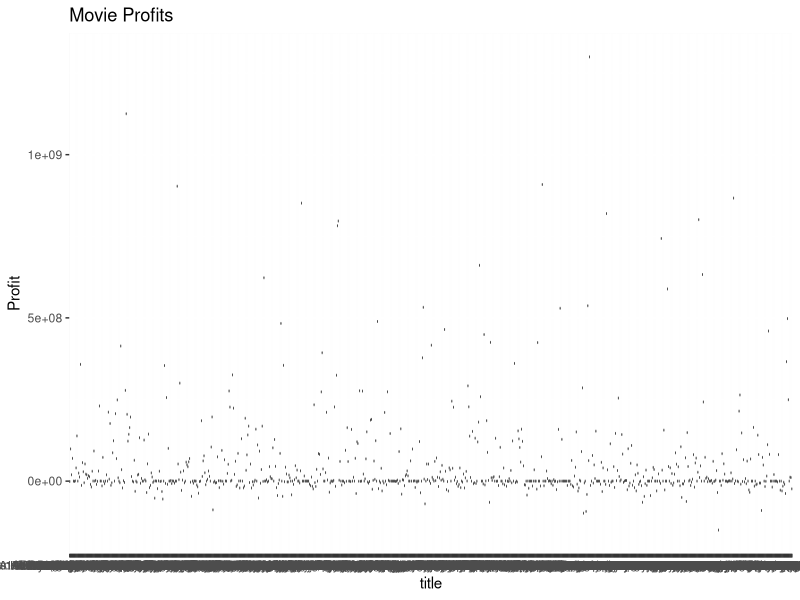

Reproduce this figure in R. (Note: this script raises an error after producing the figure.)
## ---- chunk 1
knitr::opts_chunk$set(echo = TRUE)
## ---- chunk 2
#install.packages("readr")
#install.packages("tidyverse")
library(tidyverse)
library(readr)
movies4 = read_tsv("movies4.tsv")
movies4 %>%
  count(index)
movies4
#808 observations
#19 variables
#19 subjects
#A subject consists of a multitude of information about a movie, from the title to the release year to the head actor to the vote average.
## ---- chunk 3
#Nominal variables: keywords, original_language, title, genre, first_actor, first_actor_gender, director_first_name, director_gender

#Ordinal variables: NA

#Interval variables: index, release_date, release_year, release_month, release_day

#Ratio variables: budget, popularity, revenue, runtime, vote_average, vote_count 
## ---- chunk 4
movies4 = read_tsv("movies4.tsv")
movies4 = movies4 %>%
  mutate(profits=revenue-budget)

profit_summary = movies4 %>%
  summarise(mean_profit=mean(profits, na.rm=T),
            median_profit=median(profits, na.rm=T),
            max_profit=max(profits, na.rm=T),
            min_profit=min(profits, na.rm=T)
            )
profit_summary

## ---- chunk 5
movies4 = read_tsv("movies4.tsv")

movies4 = movies4 %>%
  mutate(profits=revenue-budget)

movies4_highest = movies4 %>%
  filter(profits==max(profits, na.rm=T))%>%
  select(title, profits)
movies4_highest

movies4_lowest = movies4 %>%
  filter(profits==min(profits, na.rm=T))%>%
  select(title, profits)
movies4_lowest

## ---- chunk 6
library (ggplot2)

ggplot(movies4, aes(x = title, y = profits)) +
  geom_boxplot() +
  labs(title="Movie Profits",
       y="Profit")
boxplot_profits

quartiles = quantile(movies4$profits)
quartiles
## ---- chunk 7
movies4 = read_tsv("movies4.tsv")
movies4 = movies4 %>%
  mutate(profits=revenue-budget)
movies4 =movies4%>%
  mutate(log_profits=log(profits))

movies4%>%
  summarise(mean(log_profits, na.rm=T))
## ---- chunk 8
movies4=read_tsv("movies4.tsv")
movies4=movies4%>%
  mutate(profits=revenue-budget)%>%
  mutate(log_profits = ifelse(profits <= 0, NA, log(profits)))
movies4

movies4%>%
  summarise(mean(log_profits, na.rm=T))

ggplot(movies4, aes(y=log_profits)) +
  geom_boxplot()



## ---- chunk 9

ggplot(movies4, aes(x=runtime, y=vote_average)) +
  geom_point()

## ---- chunk 10
#WRITE YOUR CODE HERE
library(tidyverse)

y<- x %>%
  group_by(first_actor)%>%
  count(first_actor)%>%
  arrange(desc(n))

head(y,2)

## ---- chunk 11
#WRITE YOUR CODE HERE
z<- x%>%
  group_by(first_actor)%>%
  summarise(mean_r = mean(revenue, na.rm = TRUE))
z = slice(z, -(1:64))
head(z,1)

mean(x$revenue)
## ---- chunk 12
#WRITE YOUR CODE HERE

## ---- chunk 13
#WRITE YOUR CODE HERE

## ---- chunk 14
#WRITE YOUR CODE HERE

## ---- chunk 15
#WRITE YOUR CODE HERE

## ---- chunk 16
#WRITE YOUR CODE HERE

## ---- chunk 17
#WRITE YOUR CODE HERE


## ---- chunk 18
#WRITE YOUR CODE HERE


## ---- chunk 19
#WRITE YOUR CODE HERE


## ---- chunk 20
#WRITE YOUR CODE HERE


## ---- chunk 21
#WRITE YOUR CODE HERE


## ---- chunk 22
#WRITE YOUR CODE HERE


## ---- chunk 23
#WRITE YOUR CODE HERE


## ---- chunk 24
#WRITE YOUR CODE HERE

## ---- chunk 25
#WRITE YOUR CODE HERE

## ---- chunk 26
#WRITE YOUR CODE HERE

## ---- chunk 27
#WRITE YOUR CODE HERE

## ---- chunk 28
#WRITE YOUR CODE HERE

## ---- chunk 29
#WRITE YOUR CODE HERE

## ---- chunk 30
#WRITE YOUR CODE HERE

## ---- chunk 31
#WRITE YOUR CODE HERE

## ---- chunk 32
#WRITE YOUR CODE HERE

## ---- chunk 33
#WRITE YOUR CODE HERE

## ---- chunk 34
#WRITE YOUR CODE HERE

## ---- chunk 35
#WRITE YOUR CODE HERE

## ---- chunk 36
#WRITE YOUR CODE HERE

## ---- chunk 37
#WRITE YOUR CODE HERE

## ---- chunk 38
#WRITE YOUR CODE HERE

## ---- chunk 39
#WRITE YOUR CODE HERE

